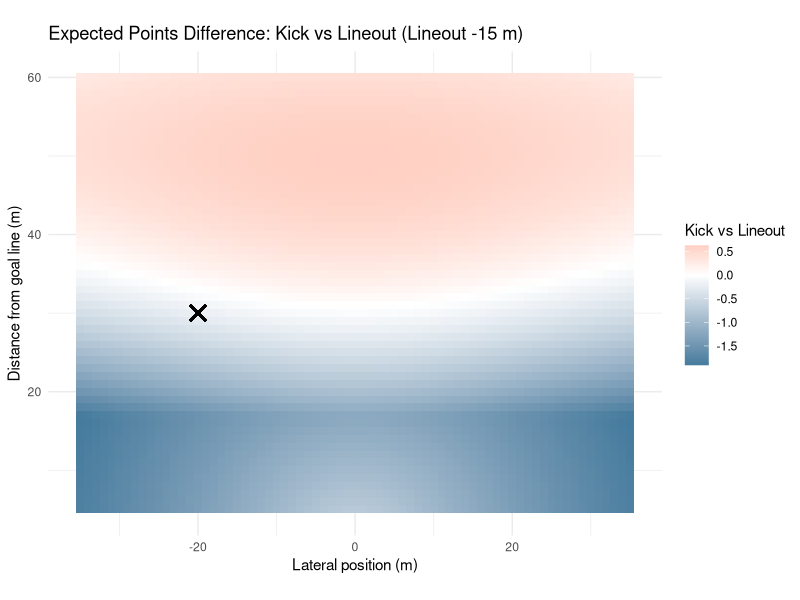
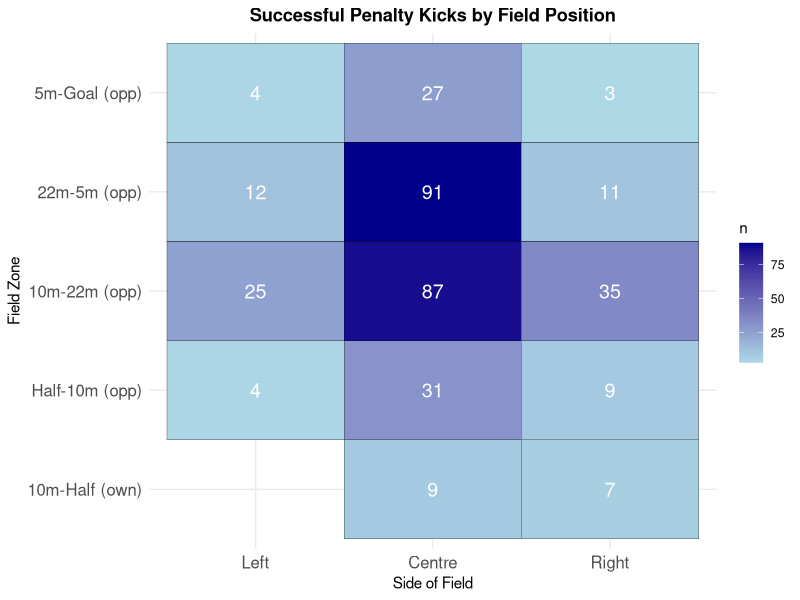
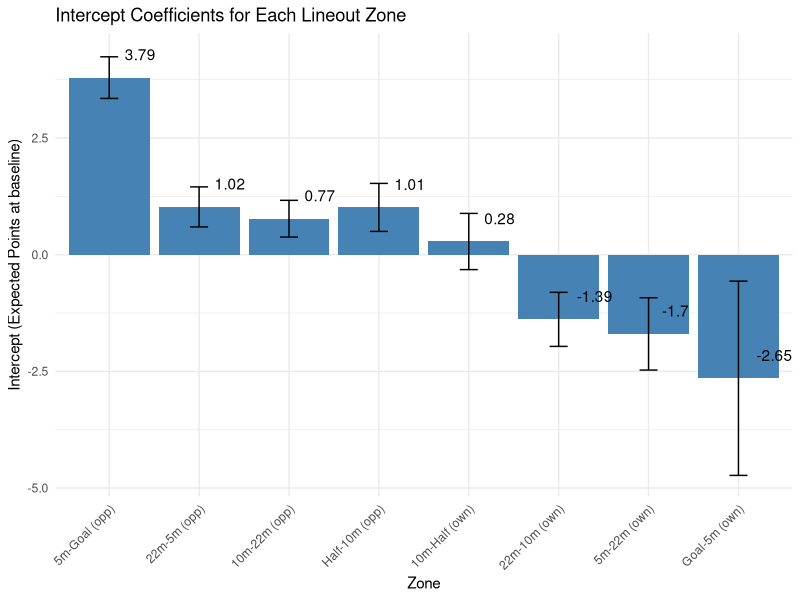
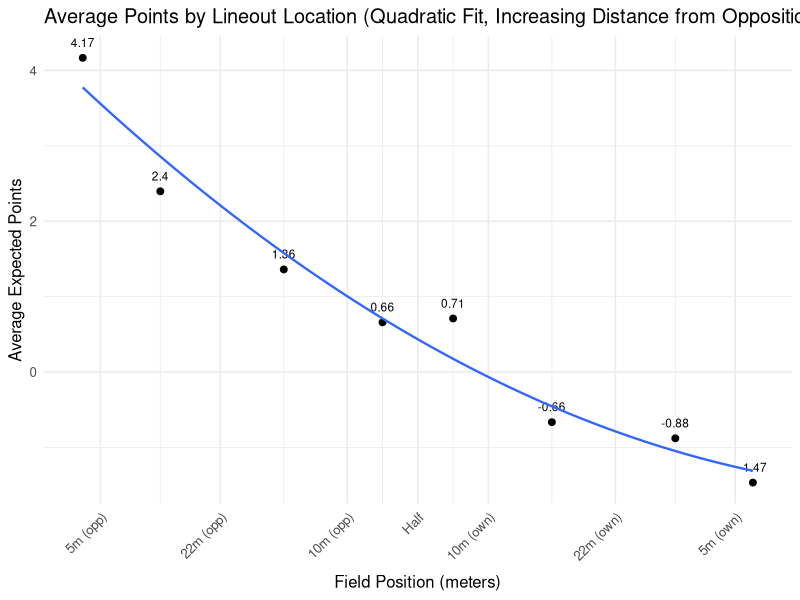
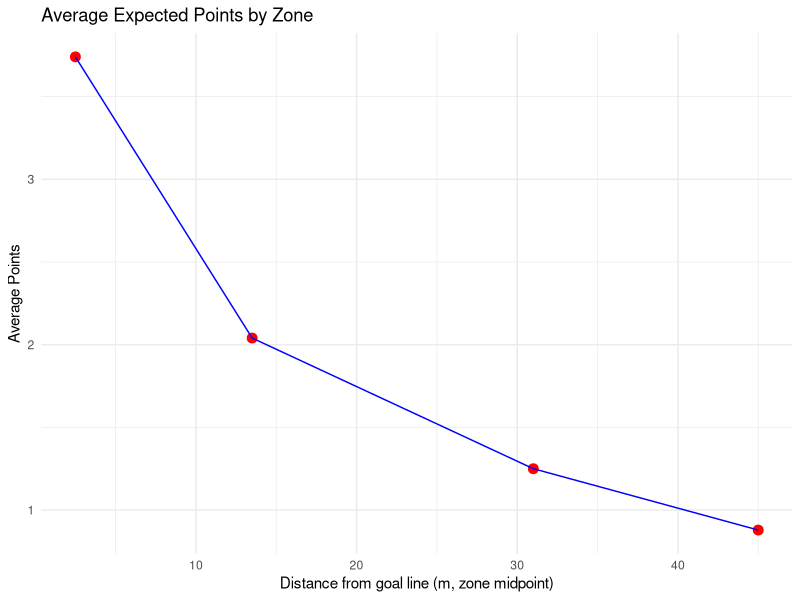
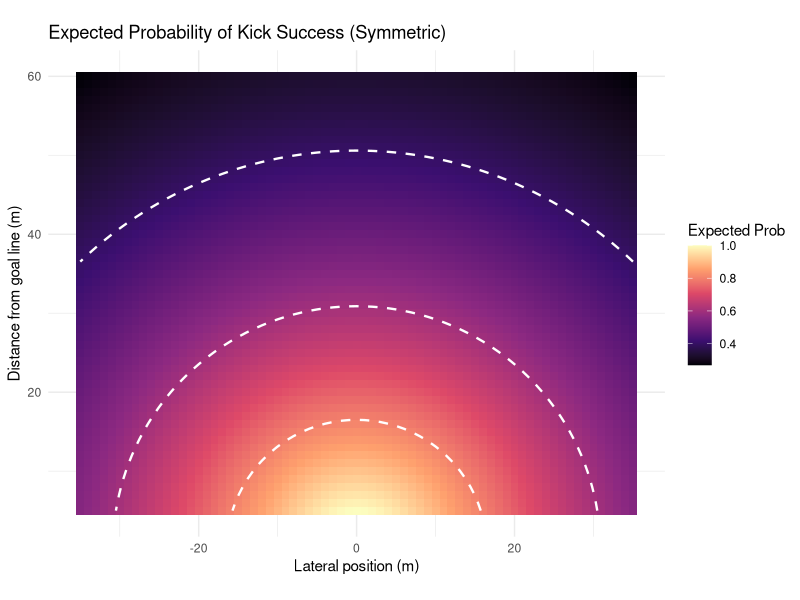
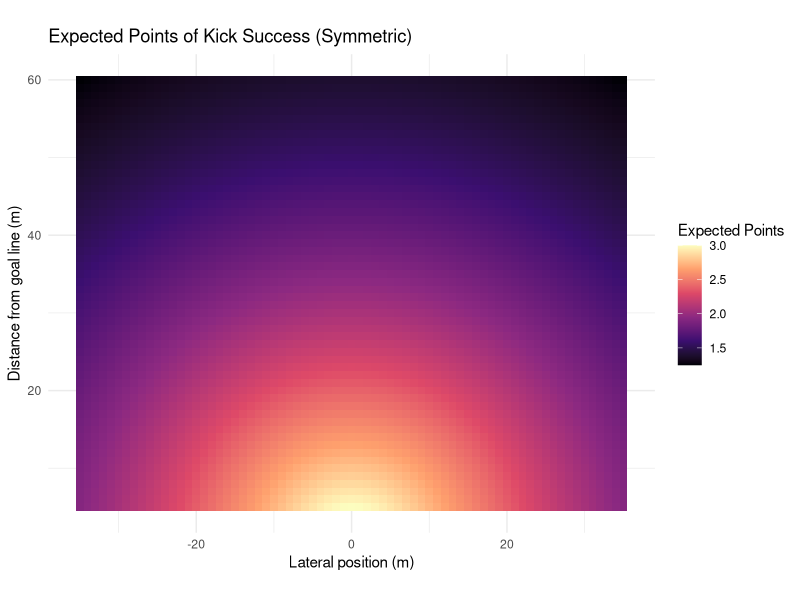
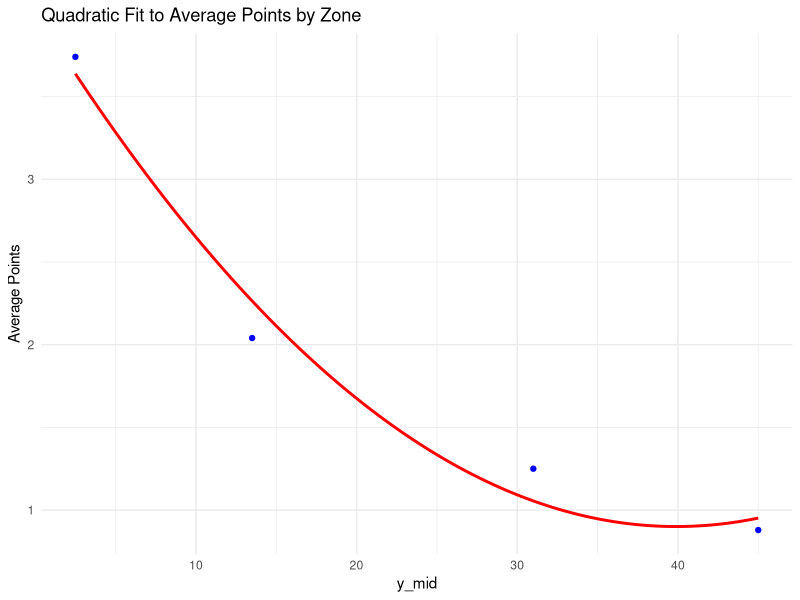

Write the R code that produced these figures, in order. (Note: this script raises an error after producing the figures.)
##################
### REFERENCES ###
##################

# setwd("/Users/kennywatts/Documents/GitHub/Rugby-Expected-Points/data")

## Links to Article
# https://www.data-ruck.com/blog/predicting-kicks-outcome/
# https://journals.sagepub.com/doi/10.1177/22150218251365220

## Data Download Link
# https://zenodo.org/api/records/13851563/files-archive

# Goal Kicking Data
# https://www.sciencedirect.com/science/article/pii/S1440244014000255


################
### PACKAGES ###
################

# install.packages("patchwork")
library(patchwork)

# install.packages("stringr")
library(stringr)

# install.packages("tidyverse")
library(tidyverse)

# install.packages("dplyr")
library(dplyr)

#################
### DATA LOAD ###
#################

# run from project directory (or within .Rproj)
phase_data = read_csv("data/phase_2018-19.csv")
# preview data
head(phase_data)

########################
### DATA EXPLORATION ###
#######################

# location where the phase began, determined determined by the metre lines dividing the pitch
unique(phase_data$Location)

# period between subsequent rucks
unique(phase_data$Phase)

# location on the pitch where the phase began, determined by the lineout lines dividing the pitch
unique(phase_data$Side)

# how did the play start?
unique(phase_data$Play_Start)

# upon scoring, the event was assigned to all phases since the previous scoring event
unique(phase_data$Outcome)

# points difference (I'm assuming for whoever has possession of the ball)
## oftentimes this is from perspective of the home team, but if it flips back and forth w/ possession then you're right
unique(phase_data$Points_Difference)

# phase data including cards

phase_data_cards <- phase_data

# remove instances when cards occur
phase_data <- phase_data %>%
  filter(
    Red_Cards_Own == 0,
    Red_Cards_Opp == 0,
    Yellow_Cards_Own == 0,
    Yellow_Cards_Opp == 0
  ) %>%
  select(-Red_Cards_Own, -Red_Cards_Opp, -Yellow_Cards_Own, -Yellow_Cards_Opp)

# get restarts
restarts <- phase_data %>%
  filter(Play_Start == "Restart Kick", Phase ==1)

# list of unique restart locations
unique(restarts$Location)

# successfulpenalty kicks and locations
successful_penalty_kicks <- phase_data %>%
  arrange(ID) %>% 
  mutate(
    prev_location = lag(Location),          # previous play location
    prev_team = lag(Team_In_Poss),          # previous team in possession
    prev_side = lag(Side),                  # previous side
    score_change = Points_Difference - lag(Points_Difference),
    
    # flip certain "own" zones to "opp"
    prev_location = case_when(
      prev_location == "Goal-5m (own)"   ~ "5m-Goal (opp)",
      prev_location == "5m-22m (own)"    ~ "22m-5m (opp)",
      prev_location == "22m-10m (own)"   ~ "10m-22m (opp)",
      TRUE ~ prev_location
    )
  ) %>%
  # isolate for 3-point scores
  filter(
    abs(score_change) == 3
  ) %>%
  select(ID, Round, Home, Away, Location, prev_location, prev_team, prev_side, Points_Difference, Outcome)
# preview data
print(successful_penalty_kicks)


# mapping successful penalty kicks

zone_levels <- c("Goal-5m (own)", "5m-22m (own)", "22m-10m (own)", "10m-Half (own)",
                 "Half-10m (opp)", "10m-22m (opp)", "22m-5m (opp)", "5m-Goal (opp)")

successful_penalty_kicks <- successful_penalty_kicks %>%
  mutate(
    prev_location = factor(prev_location, levels = zone_levels),
    prev_side = factor(prev_side, levels = c("Left", "Centre", "Right"))
  )

field_counts <- successful_penalty_kicks %>%
  count(prev_location, prev_side)

p1 <- ggplot(field_counts, aes(x = prev_side, y = prev_location, fill = n)) +
  geom_tile(color = "black") +
  geom_text(aes(label = n), color = "white", size = 5) +
  scale_fill_gradient(low = "lightblue", high = "darkblue") +
  labs(title = "Successful Penalty Kicks by Field Position",
       x = "Side of Field",
       y = "Field Zone") +
  theme_minimal() +
  theme(
    axis.text.x = element_text(size = 12),
    axis.text.y = element_text(size = 12),
    plot.title = element_text(hjust = 0.5, face = "bold")
  )

ggsave("plots/penalty_kicks_by_position.png", p1, width = 10, height = 8, dpi = 300)

# expected points of lineout in different locations

phase_data <- phase_data %>%
  mutate(
    # extract signed numbers inside parentheses: (+3), (-3), etc.
    points = str_extract(Outcome, "[-+]?\\d+") %>% as.numeric(),
    
    # handle cases with no number (e.g. "no score", turnovers)
    points = ifelse(is.na(points), 0, points)
  )

zones <- c(
  "5m-Goal (opp)",
  "22m-5m (opp)",
  "10m-22m (opp)",
  "Half-10m (opp)",
  "10m-Half (own)",
  "22m-10m (own)",
  "5m-22m (own)",
  "Goal-5m (own)"
)

lineouts_clean <- phase_data %>%
  filter(
    Play_Start == "Lineout",
    Location %in% zones,
    Phase == 1
  ) %>%
  arrange(Round, Home, Away, Team_In_Poss, desc(Seconds_Remaining))

expected_points_by_zone <- lineouts_clean %>%
  group_by(Location) %>%
  summarise(
    n_phases = n(),
    avg_points = mean(points, na.rm = TRUE),
    total_points = sum(points, na.rm = TRUE),
    .groups = "drop"
)

print(expected_points_by_zone)

#####
# Expected points using linear regression
#####

last_play <- phase_data_cards %>%
  group_by(Round, Home, Away) %>%
  filter(ID == max(ID)) %>%
  ungroup() %>%
  mutate(
    last_play_points = str_extract(Outcome, "[-+]?\\d+") %>% as.numeric(),
    last_play_points = ifelse(is.na(last_play_points), 0, last_play_points),
    
    Score_Change = last_play_points,
    
    Final_Points_Difference = Points_Difference + Score_Change,
    Final_Points_Diff_Home = if_else(Team_In_Poss == "Home",
                                     Final_Points_Difference,
                                     -Final_Points_Difference)
)

# making win percentage column

matches <- last_play %>%
  select(Round, Home, Away, Final_Points_Diff_Home) %>%
  distinct()

team_games <- matches %>%
  pivot_longer(cols = c(Home, Away),
               names_to = "Side",
               values_to = "Team") %>%
  mutate(
    Win = case_when(
      Side == "Home" & Final_Points_Diff_Home > 0 ~ 1,
      Side == "Home" & Final_Points_Diff_Home <= 0 ~ 0,
      Side == "Away" & Final_Points_Diff_Home < 0 ~ 1,
      Side == "Away" & Final_Points_Diff_Home >= 0 ~ 0
    ),
    Round = as.numeric(Round)
  ) %>%
  arrange(Team, Round)

team_games <- team_games %>%
  group_by(Team) %>%
  arrange(Round) %>%
  mutate(
    Games_Played = lag(row_number(), default = 0),
    Wins_Before = lag(cumsum(Win), default = 0),
    WinPct_Before = if_else(Games_Played == 0, 0.5, Wins_Before / Games_Played)
  ) %>%
  ungroup()

phase_data_cards <- phase_data_cards %>%
  mutate(
    Team_for_join = case_when(
      Team_In_Poss == "Home" ~ Home,
      Team_In_Poss == "Away" ~ Away
    )
  )

phase_data_cards <- phase_data_cards %>%
  left_join(
    team_games %>% select(Team, Round, WinPct_Before),
    by = c("Team_for_join" = "Team", "Round" = "Round")
  )

regression_lineouts <- phase_data_cards %>%
  filter(
    Play_Start == "Lineout",
    Location %in% zones,
    Phase == 1
  )

regression_lineouts <- regression_lineouts %>%
  mutate(
    Home_Attack = if_else(Team_In_Poss == "Home", 1, 0)
  )

regression_lineouts <- regression_lineouts %>%
  mutate(
    Opponent = if_else(Team_In_Poss == "Home", Away, Home)
  ) %>%
  left_join(
    team_games %>% select(Team, Round, WinPct_Before) %>%
      rename(Opponent = Team,
             Opponent_WinPct = WinPct_Before),
    by = c("Opponent", "Round")
  )

regression_lineouts <- regression_lineouts %>%
  mutate(
    WinPct_Diff = WinPct_Before - Opponent_WinPct
  )

regression_lineouts <- regression_lineouts %>%
  mutate(
    Card_Diff = (Yellow_Cards_Opp + Red_Cards_Opp) - (Yellow_Cards_Own + Red_Cards_Own)
  )

regression_lineouts <- regression_lineouts %>%
  mutate(
  points = str_extract(Outcome, "[-+]?\\d+") %>% as.numeric(),
  points = ifelse(is.na(points), 0, points))

lineouts_by_zone <- split(regression_lineouts, regression_lineouts$Location)

zone_regressions <- list()

for (zone_name in names(lineouts_by_zone)) {
  df <- lineouts_by_zone[[zone_name]]
  
  lm_zone <- lm(points ~ Seconds_Remaining + Home_Attack + WinPct_Diff + Card_Diff, data = df)
  
  zone_regressions[[zone_name]] <- lm_zone
}

# Expected points for each zone using regression

library(broom)

zone_coefficients <- lapply(names(zone_regressions), function(zone) {
  broom::tidy(zone_regressions[[zone]]) %>%
    mutate(Location = zone)
}) %>%
  bind_rows()

zones_order <- c(
  "5m-Goal (opp)",
  "22m-5m (opp)",
  "10m-22m (opp)",
  "Half-10m (opp)",
  "10m-Half (own)",
  "22m-10m (own)",
  "5m-22m (own)",
  "Goal-5m (own)"
)

intercepts <- zone_coefficients %>%
  filter(term == "(Intercept)")

intercepts <- intercepts %>%
  mutate(Location = factor(Location, levels = zones_order))

reg_plot <- ggplot(intercepts, aes(x = Location, y = estimate)) +
  geom_col(fill = "steelblue") +
  geom_errorbar(aes(ymin = estimate - std.error, ymax = estimate + std.error), width = 0.2) +
  geom_text(aes(label = round(estimate, 2)),
            nudge_y = 0.5,   # move labels slightly above the bars
            hjust = -0.5) +   # center horizontally
  labs(
    x = "Zone",
    y = "Intercept (Expected Points at baseline)",
    title = "Intercept Coefficients for Each Lineout Zone"
  ) +
  theme_minimal() +
  theme(axis.text.x = element_text(angle = 45, hjust = 1))

ggsave("plots/reg_plot.png", reg_plot, width = 10, height = 6, dpi = 300)

# Expected Points of Lineout All Areas of the pitch

expected_points_by_zone <- lineouts_clean %>%
  group_by(Location) %>%
  summarise(
    n_phases = n(),
    avg_points = mean(points, na.rm = TRUE),
    total_points = sum(points, na.rm = TRUE),
    .groups = "drop"
  ) %>%
  mutate(Location = factor(Location, levels = zones_order)) %>%
  arrange(Location)

# Print Table
print(expected_points_by_zone)

# Plot of Meteres vs Expected Points of Lineout

field_lines <- c(5, 22, 40, 50, 60, 78, 95)
line_names <- c("5m (opp)", "22m (opp)", "10m (opp)", "Half", "10m (own)", "22m (own)", "5m (own)")

zone_meters <- c(2.5, 13.5, 31, 45, 55, 69, 86.5, 97.5)

expected_points_by_zone$Location <- factor(expected_points_by_zone$Location, levels = zones_order)
expected_points_by_zone$meter_x <- zone_meters[match(as.character(expected_points_by_zone$Location), zones_order)]

# Computing Quadratic Minimum

quad_fit_tmp <- lm(avg_points ~ poly(meter_x, 2), data = expected_points_by_zone)
grid_x <- seq(min(expected_points_by_zone$meter_x, na.rm = TRUE),
              max(expected_points_by_zone$meter_x, na.rm = TRUE),
              length.out = 2000)
pred_tmp <- predict(quad_fit_tmp, newdata = data.frame(meter_x = grid_x))

cap_x <- grid_x[which.min(pred_tmp)]

lineout_plot <- ggplot(expected_points_by_zone, aes(x = meter_x, y = avg_points)) +
  geom_point(size = 2) +
  geom_text(aes(label = round(avg_points, 2)), vjust = -1.2, size = 3, check_overlap = TRUE) +
  geom_smooth(method = "lm", formula = y ~ poly(pmin(x,  cap_x), 2), se = FALSE, linewidth = 0.8) +
  scale_x_continuous(
    breaks = field_lines,
    labels = line_names,
    expand = expansion(add = c(3, 3)),
    limits = c(0, 100)  # ensures full field range
  ) +
  labs(
    title = "Average Points by Lineout Location (Quadratic Fit, Increasing Distance from Opposition Goal Line)",
    x = "Field Position (meters)",
    y = "Average Expected Points"
  ) +
  theme_minimal(base_size = 12) +
  theme(
    axis.text.x = element_text(angle = 45, hjust = 1),
    axis.title.x = element_text(margin = ggplot2::margin(t = unit(8, "pt")))
  )

ggsave("plots/lineout_plot.png", lineout_plot, width = 10, height = 6, dpi = 300)

df <- tibble::tibble(
  y_mid = c(31, 13.5, 2.5, 45),
  avg_points = c(1.25, 2.04, 3.74, 0.879)
)

p2 <- ggplot(df, aes(x = y_mid, y = avg_points)) +
  geom_point(size = 3, color = "red") +
  geom_line(group = 1, color = "blue") +
  labs(
    title = "Average Expected Points by Zone",
    x = "Distance from goal line (m, zone midpoint)",
    y = "Average Points"
  ) +
  theme_minimal()

ggsave("plots/expected_points_by_zone.png", p2, width = 10, height = 6, dpi = 300)

# coefficients from logistic regression (REPLICATE THIS)
beta_angle <- 0.45
beta_distance <- -0.022
intercept <- -1.78

x_vals <- seq(-35, 35, by = 1)
y_vals <- seq(5, 60, by = 1)
grid <- expand.grid(x = x_vals, y = y_vals)

# SET THIS AS DEFAULT VALUE, CORRECT IF NOT SO
post_half_width <- 2.81

# logistic function
logit_prob <- function(angle, distance) {
  1 / (1 + exp(-(beta_angle * angle + beta_distance * distance + intercept)))
}

compute_expected_points <- function(x, y, post_half_width = 2.81) {
  # positions of the posts along the x-axis
  left_post_x  <- -post_half_width
  right_post_x <-  post_half_width
  
  # distances to the posts from kicker at (x, y)
  angle_left  <- atan2(x + left_post_x, y)
  angle_right <- atan2(x - right_post_x, y)
  
  # angular width of target
  angle <- angle_right - angle_left
  
  # logistic probability
  distance <- sqrt(x^2 + y^2)
  prob_raw <- logit_prob(angle, distance)
  
  prob_raw
}

grid <- grid %>%
  mutate(
    prob_raw_pos = compute_expected_points(x, y),
    prob_raw_neg = compute_expected_points(-x, y),  # mirror kicker position
    prob_raw_max = pmax(prob_raw_pos, prob_raw_neg)
  ) %>%
  mutate(
    prob = prob_raw_max / max(prob_raw_max),
    expected_points = prob * 3 + (1-prob)*0.604    # 6.04 obtained from expected points following a 22 meter drop out
  )


# plot symmetric heatmap
thresholds <- c(0.8, 0.6, 0.4, 0.2)

p3 <- ggplot(grid, aes(x = x, y = y, fill = prob)) +
  geom_tile() +
  geom_contour(aes(z = prob),
               breaks = thresholds,
               color = "white",
               linewidth = 0.8,
               linetype = "dashed") +
  scale_fill_viridis_c(option = "magma", name = "Expected Prob") +
  coord_fixed() +
  labs(
    title = "Expected Probability of Kick Success (Symmetric)",
    x = "Lateral position (m)",
    y = "Distance from goal line (m)"
  ) +
  theme_minimal()

ggsave("plots/kick_success_probability.png", p3, width = 12, height = 10, dpi = 300)

p4 <- ggplot(grid, aes(x = x, y = y, fill = expected_points)) +
  geom_tile() +
  scale_fill_viridis_c(option = "magma", name = "Expected Points") +
  coord_fixed() +
  labs(
    title = "Expected Points of Kick Success (Symmetric)",
    x = "Lateral position (m)",
    y = "Distance from goal line (m)"
  ) +
  theme_minimal()

ggsave("plots/expected_points_heatmap.png", p4, width = 12, height = 10, dpi = 300)



# Expected Points after Penalty miss (drop kick from opposition 22m)

all_restarts <- restarts

head(all_restarts)
table(all_restarts$Location)

# Need to Remove All Restarts After Tries and Penalties

restarts_not_after_score <- phase_data %>%
  mutate(
    prev_ID = lag(ID),
    prev_Points = lag(Points_Difference),
    prev_Play = lag(Play_Start),
    prev_Team_In_Poss = lag(Team_In_Poss)
  ) %>%
  filter(
    Phase == 1,
    Play_Start == "Restart Kick",
    !is.na(prev_ID),
    abs(Points_Difference - prev_Points) == 0,
    Seconds_Remaining < 4795,
    !between(Seconds_Remaining, 2390, 2400)
  )



head(restarts_not_after_score)
table(restarts_not_after_score$Location)


# Filtering out unreasonable locations

avg_points_by_location_restarts <- restarts_not_after_score %>%
  group_by(Location) %>%
  summarise(
    n = n(),
    avg_expected_points = mean(points, na.rm = TRUE)
  ) %>%
  arrange(desc(avg_expected_points))

print(avg_points_by_location_restarts)

overall_avg_points_restarts <- restarts_not_after_score %>%
  summarise(overall_avg_expected_points = mean(points, na.rm = TRUE))

print(overall_avg_points_restarts)


# lineout expected points

expected_points_by_zone <- tibble(
  Location = c("10m-22m (opp)", "22m-5m (opp)", "5m-Goal (opp)", "Half-10m (opp)"),
  y_mid = c(31, 13.5, 2.5, 45),
  avg_points = c(1.25, 2.04, 3.74, 0.879)
)

# fit quadratic function
quad_fit <- lm(avg_points ~ poly(y_mid, 2, raw = TRUE), data = expected_points_by_zone)

y_dense <- seq(min(expected_points_by_zone$y_mid),
               max(expected_points_by_zone$y_mid), length.out = 500)

fitted_dense <- predict(quad_fit, newdata = data.frame(y_mid = y_dense))

p5 <- ggplot() +
  geom_point(data = expected_points_by_zone, aes(x = y_mid, y = avg_points), color = "blue") +
  geom_line(aes(x = y_dense, y = fitted_dense), color = "red", linewidth = 1) +
  labs(title = "Quadratic Fit to Average Points by Zone",
       x = "y_mid",
       y = "Average Points") +
  theme_minimal()

ggsave("plots/quadratic_fit.png", p5, width = 10, height = 6, dpi = 300)

interpolate_quad <- function(x) {
  predict(quad_fit, newdata = data.frame(y_mid = x))
}

grid <- grid %>%
  mutate(
    avg_points_interp = interpolate_quad(y),
    point_diff = expected_points - avg_points_interp
  )

# graph of if the lineout takes place at the same distance from goal as kick
p6 <- ggplot(grid, aes(x = x, y = y, fill = point_diff)) +
  geom_tile() +
  scale_fill_gradient2(
    low = "#457B9D",    # darker blue for negative
    mid = "white",       # zero
    high = "#E76F51",   # darker orange/red for positive
    midpoint = 0,
    name = "Kick vs Lineout"
  ) +
  coord_fixed() +
  labs(
    title = "Expected Points Difference: Kick vs Lineout",
    x = "Lateral position (m)",
    y = "Distance from goal line (m)"
  ) +
  theme_minimal()

ggsave("plots/kick_vs_lineout_comparison.png", p6, width = 12, height = 10, dpi = 300)

# with a y shift

y_shifts <- c(0, -5, -10, -15, -20, -25)

plots <- lapply(y_shifts, function(shift) {
  
  grid_shifted <- grid %>%
    mutate(
      avg_points_interp = pmin(interpolate_quad(y + shift), 3.74),  # cap at 3.74
      point_diff = expected_points - avg_points_interp
    )
  
  p <- ggplot(grid_shifted, aes(x = x, y = y, fill = point_diff)) +
    geom_tile() +
    scale_fill_gradient2(
      low = "#457B9D",    # darker blue for negative
      mid = "white",       # zero
      high = "#E76F51",   # darker orange/red for positive
      midpoint = 0,
      name = "Kick vs Lineout"
    ) +
    coord_fixed() +
    labs(
      title = paste("Expected Points Difference: Kick vs Lineout (Lineout", shift, "m)"),
      x = "Lateral position (m)",
      y = "Distance from goal line (m)"
    ) +
    theme_minimal()
  
  # Save each plot
  filename <- paste0("plots/kick_vs_lineout_shift_", abs(shift), "m.png")
  ggsave(filename, p, width = 12, height = 10, dpi = 300)
  
  p
})

# Specific y shift and decision marker

y_shift <- -15

marker_x <- -20
marker_y <- 30

grid_shifted <- grid %>%
  mutate(
    avg_points_interp = pmin(interpolate_quad(y + y_shift), 3.74),
    point_diff = expected_points - avg_points_interp
  )

decision_marker <- ggplot(grid_shifted, aes(x = x, y = y, fill = point_diff)) +
  geom_tile() +
  scale_fill_gradient2(
    low = "#457B9D",    # darker blue for negative
    mid = "white",       # zero
    high = "#E76F51",   # darker orange/red for positive
    midpoint = 0,
    name = "Kick vs Lineout"
  ) +
  coord_fixed() +
  labs(
    title = paste("Expected Points Difference: Kick vs Lineout (Lineout", y_shift, "m)"),
    x = "Lateral position (m)",
    y = "Distance from goal line (m)"
  ) +
  theme_minimal() +
  # Add your marker
  geom_point(aes(x = marker_x, y = marker_y), color = "black", size = 4, shape = 4, stroke = 1.2)

ggsave("plots/kick_vs_lineout_shift_15m_marker.png", decision_marker, width = 12, height = 10, dpi = 300)

decision_marker

marker_value <- grid_shifted %>%
  filter(x == marker_x, y == marker_y) %>%
  select(expected_points, avg_points_interp, point_diff)

marker_value <- marker_value %>%
  mutate(
    expected_points = round(expected_points, 2),
    avg_points_interp = round(avg_points_interp, 2),
    point_diff = round(point_diff, 2)
  )

marker_value


# All Blacks vs South Africa Game

sep_game_data = read_csv("data/All Blacks vs South Africa Game Sep 16th.csv")

sep_game_data <- sep_game_data %>%
  rename(
    x = `x location`,
    y = `y location`
  ) %>%
  mutate(
    x = x - 35
  )
  
sep_game_data <- sep_game_data %>%
  left_join(grid, by = c("x", "y"))

sep_game_data <- sep_game_data %>%
  mutate(
    optimal_decision = if_else(point_diff > 0, "lineout", "kick")
  )

decision_tbl <- sep_game_data %>%
  select(Decision, optimal_decision, point_diff)
print(decision_tbl)

decision_tbl <- decision_tbl %>%
  mutate(
    missed_points = if_else(Decision == optimal_decision, 0, point_diff)
  )
print(decision_tbl)

sum(abs(decision_tbl$missed_points))

# Graphing Decision Boundary

marker_x <- -20
marker_y <- 30

y_shifts <- seq(0, -25, by = -1)

shift_results <- lapply(y_shifts, function(shift) {
  grid_shifted <- grid %>%
    mutate(
      avg_points_interp = pmin(interpolate_quad(y + shift), 3.74),
      point_diff = expected_points - avg_points_interp
    )
  
  marker_val <- grid_shifted %>%
    mutate(dist = sqrt((x - marker_x)^2 + (y - marker_y)^2)) %>%
    slice_min(dist, n = 1) %>%
    select(expected_points, avg_points_interp)
  
  tibble(
    y_shift = shift,
    kick_EP = marker_val$expected_points,
    lineout_EP = marker_val$avg_points_interp
  )
}) %>%
  bind_rows()

shift_results_long <- shift_results %>%
  mutate(y_shift_plot = abs(y_shift)) %>%
  pivot_longer(
    cols = c(kick_EP, lineout_EP),
    names_to = "Option",
    values_to = "Expected_Points"
  )

f <- function(shift) interpolate_quad(marker_y + shift) - shift_results$kick_EP[1]

zero_shift <- -uniroot(f, c(-20, 30))$root

zero_shift

delta_intercept <- ggplot(shift_results_long, aes(x = y_shift_plot, y = Expected_Points, color = Option)) +
  geom_line(size = 1.2) +
  geom_point(size = 2) +
  geom_point(
    data = intersection,
    aes(x = y_shift_intersect, y = Expected_Points_intersect),
    color = "black", size = 3, shape = 21
  ) +
  geom_vline(xintercept = abs(zero_shift), linetype = "dashed", color = "black") +
  annotate(
    "text",
    x = abs(zero_shift) + 1,  # shift label slightly right (adjust as needed)
    y = max(shift_results_long$Expected_Points),
    label = sprintf("Intercept = %.2f m", abs(zero_shift)),
    vjust = -0.5,
    hjust = 0
  ) +
  theme_minimal() +
  labs(
    title = paste("Expected Points vs Lineout Shift at (", marker_x, ",", marker_y, ")"),
    x = "Yards Gained for Lineout (m)",
    y = "Expected Points",
    color = "Option"
  )

ggsave("plots/delta_intercept_graph.png", delta_intercept, width = 12, height = 10, dpi = 300)
